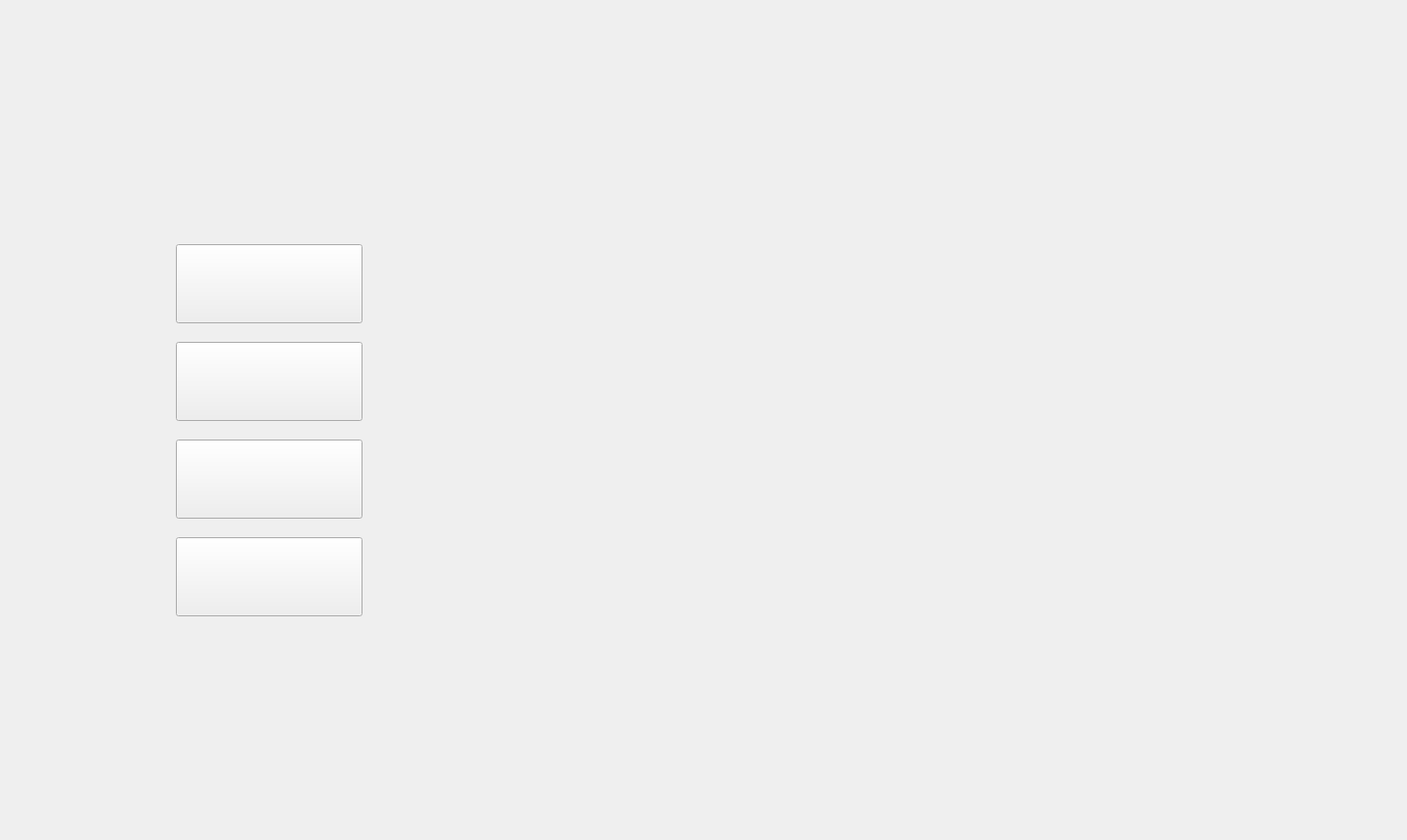
<?xml version="1.0" encoding="UTF-8"?>
<ui version="4.0">
 <class>Form</class>
 <widget class="QWidget" name="Form">
  <property name="geometry">
   <rect>
    <x>0</x>
    <y>0</y>
    <width>1440</width>
    <height>860</height>
   </rect>
  </property>
  <property name="windowTitle">
   <string>Form</string>
  </property>
  <widget class="QWidget" name="gridLayoutWidget">
   <property name="geometry">
    <rect>
     <x>0</x>
     <y>0</y>
     <width>1441</width>
     <height>861</height>
    </rect>
   </property>
   <layout class="QGridLayout" name="gridLayout_A">
    <item row="0" column="0">
     <widget class="QWidget" name="widget" native="true">
      <property name="enabled">
       <bool>true</bool>
      </property>
      <widget class="QLabel" name="lb_background_A">
       <property name="geometry">
        <rect>
         <x>0</x>
         <y>0</y>
         <width>1440</width>
         <height>900</height>
        </rect>
       </property>
       <property name="text">
        <string/>
       </property>
       <property name="pixmap">
        <pixmap resource="../images/A0_Demo.qrc">:/old/A0_welcome/lb_background_A.png</pixmap>
       </property>
      </widget>
      <widget class="QLabel" name="lb_note1_A">
       <property name="geometry">
        <rect>
         <x>1320</x>
         <y>800</y>
         <width>91</width>
         <height>31</height>
        </rect>
       </property>
       <property name="text">
        <string/>
       </property>
       <property name="pixmap">
        <pixmap resource="../images/A0_Demo.qrc">:/old/A0_welcome/lb_note1_A.png</pixmap>
       </property>
      </widget>
      <widget class="QLabel" name="lb_title_A">
       <property name="geometry">
        <rect>
         <x>60</x>
         <y>20</y>
         <width>491</width>
         <height>161</height>
        </rect>
       </property>
       <property name="text">
        <string/>
       </property>
       <property name="pixmap">
        <pixmap resource="../images/A0_Demo.qrc">:/old/A0_welcome/lb_title_A.png</pixmap>
       </property>
      </widget>
      <widget class="QLabel" name="lb_trademark_A">
       <property name="geometry">
        <rect>
         <x>1040</x>
         <y>470</y>
         <width>401</width>
         <height>401</height>
        </rect>
       </property>
       <property name="text">
        <string/>
       </property>
       <property name="pixmap">
        <pixmap resource="../images/A0_Demo.qrc">:/old/A0_welcome/lb_trademark_A.png</pixmap>
       </property>
      </widget>
      <widget class="QPushButton" name="pb_about_A">
       <property name="geometry">
        <rect>
         <x>180</x>
         <y>450</y>
         <width>191</width>
         <height>81</height>
        </rect>
       </property>
       <property name="text">
        <string/>
       </property>
       <property name="icon">
        <iconset resource="../images/A0_Demo.qrc">
         <normaloff>:/old/A0_welcome/pb_about_A.png</normaloff>:/old/A0_welcome/pb_about_A.png</iconset>
       </property>
       <property name="iconSize">
        <size>
         <width>191</width>
         <height>81</height>
        </size>
       </property>
      </widget>
      <widget class="QPushButton" name="pb_create_A">
       <property name="geometry">
        <rect>
         <x>180</x>
         <y>250</y>
         <width>191</width>
         <height>81</height>
        </rect>
       </property>
       <property name="text">
        <string/>
       </property>
       <property name="icon">
        <iconset resource="../images/A0_Demo.qrc">
         <normaloff>:/old/A0_welcome/pb_create_A.png</normaloff>:/old/A0_welcome/pb_create_A.png</iconset>
       </property>
       <property name="iconSize">
        <size>
         <width>191</width>
         <height>81</height>
        </size>
       </property>
      </widget>
      <widget class="QPushButton" name="pb_dictionary_A">
       <property name="geometry">
        <rect>
         <x>180</x>
         <y>350</y>
         <width>191</width>
         <height>81</height>
        </rect>
       </property>
       <property name="text">
        <string/>
       </property>
       <property name="icon">
        <iconset resource="../images/A0_Demo.qrc">
         <normaloff>:/old/A0_welcome/pb_dictionary_A.png</normaloff>:/old/A0_welcome/pb_dictionary_A.png</iconset>
       </property>
       <property name="iconSize">
        <size>
         <width>191</width>
         <height>81</height>
        </size>
       </property>
      </widget>
      <widget class="QPushButton" name="pb_set_A">
       <property name="geometry">
        <rect>
         <x>180</x>
         <y>550</y>
         <width>191</width>
         <height>81</height>
        </rect>
       </property>
       <property name="text">
        <string/>
       </property>
       <property name="icon">
        <iconset resource="../images/A0_Demo.qrc">
         <normaloff>:/old/A0_welcome/pb_set_A.png</normaloff>:/old/A0_welcome/pb_set_A.png</iconset>
       </property>
       <property name="iconSize">
        <size>
         <width>191</width>
         <height>81</height>
        </size>
       </property>
      </widget>
      <zorder>lb_background_A</zorder>
      <zorder>lb_title_A</zorder>
      <zorder>pb_about_A</zorder>
      <zorder>pb_create_A</zorder>
      <zorder>pb_dictionary_A</zorder>
      <zorder>pb_set_A</zorder>
      <zorder>lb_trademark_A</zorder>
      <zorder>lb_note1_A</zorder>
     </widget>
    </item>
   </layout>
  </widget>
 </widget>
 <resources>
  <include location="../images/A0(welcome)_Demo.qrc"/>
  <include location="../images/A0_Demo.qrc"/>
 </resources>
 <connections/>
</ui>
